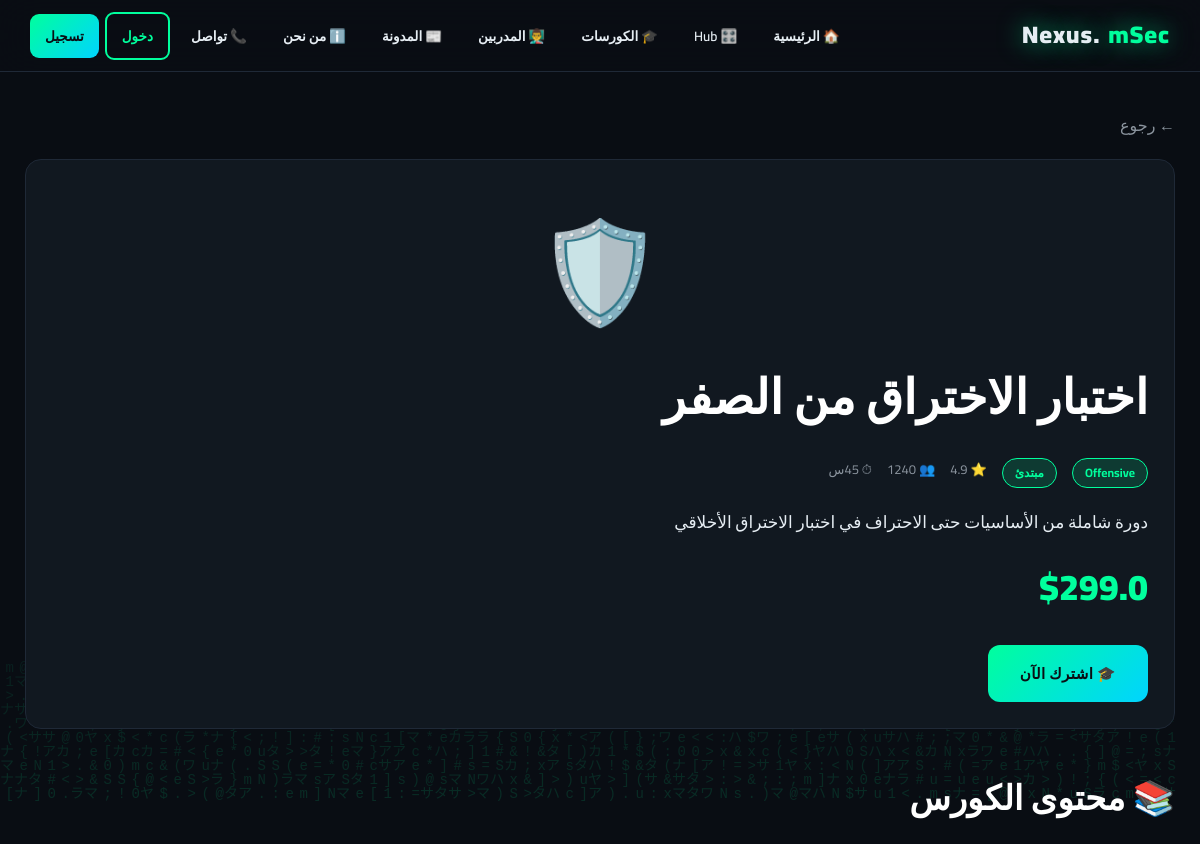
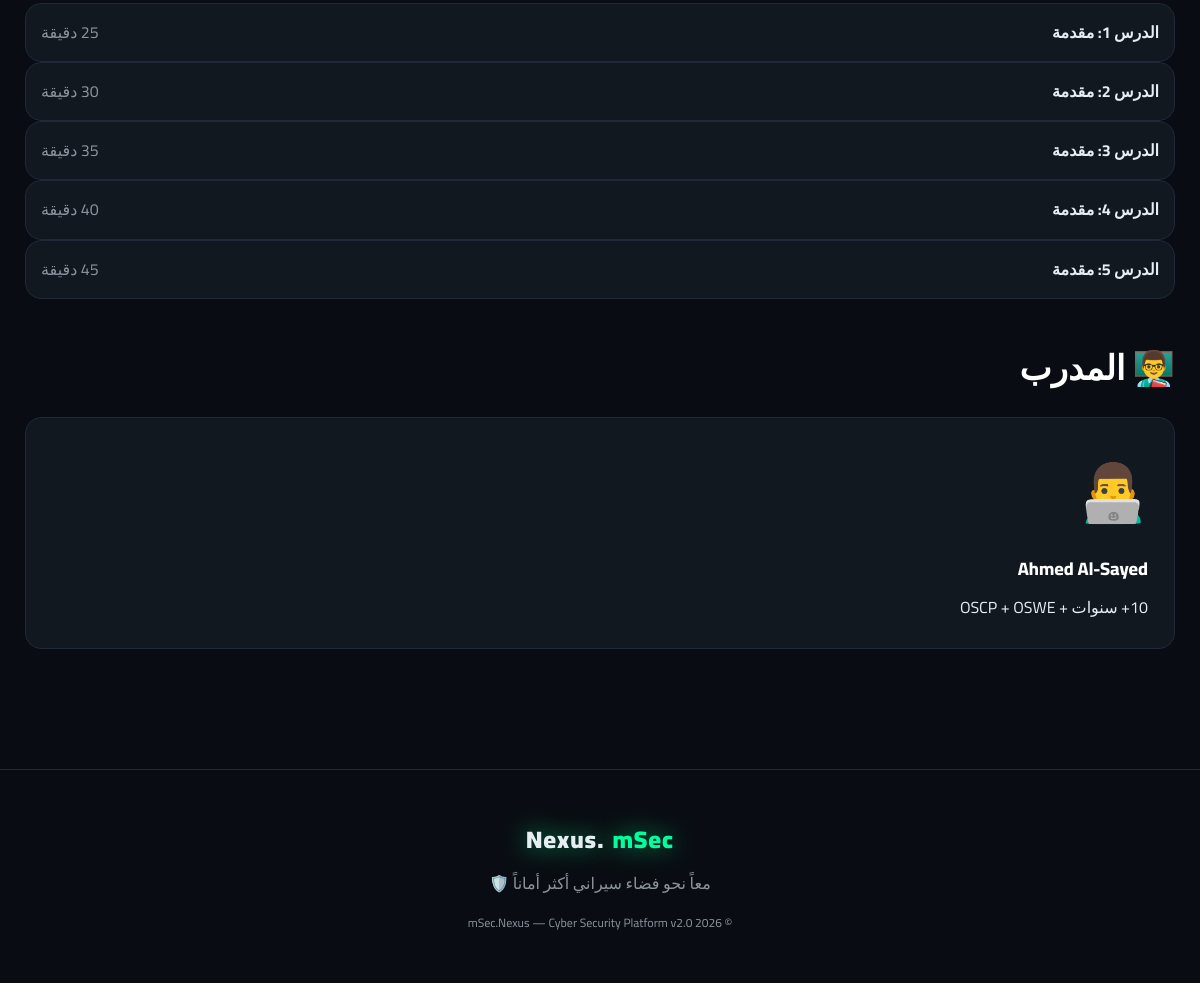
The page /course/1 on the database its author committed (2 pictures, top to bottom).
### tables this page shows
CREATE TABLE courses (id INTEGER PRIMARY KEY AUTOINCREMENT, title TEXT, slug TEXT, description TEXT, category TEXT, level TEXT, price REAL, hours INTEGER, instructor_id INTEGER, image TEXT, students INTEGER DEFAULT 0, rating REAL DEFAULT 4.5);

CREATE TABLE lessons (id INTEGER PRIMARY KEY AUTOINCREMENT, course_id INTEGER, title TEXT, duration TEXT, ord INTEGER, free INTEGER DEFAULT 0);

CREATE TABLE instructors (id INTEGER PRIMARY KEY AUTOINCREMENT, name TEXT, title TEXT, bio TEXT, avatar TEXT, expertise TEXT, courses INTEGER, rating REAL);

### app.py (the view)
@app.route('/course/<int:cid>')
def course_detail(cid):
    c = q(f"SELECT * FROM courses WHERE id={cid}")
    if not c: return "Not found", 404
    return render_template('course_detail.html', c=c[0],
        lessons=q(f"SELECT * FROM lessons WHERE course_id={cid} ORDER BY ord"),
        inst=q(f"SELECT * FROM instructors WHERE id={c[0][8]}")[0] or None)

### app.py (called while the page is built)
def db():
    if 'db' not in g: g.db = sqlite3.connect(DB)
    return g.db

def q(sql, params=None):
    c = db().cursor()
    if params: c.execute(sql, params)
    else: c.execute(sql)
    r = c.fetchall(); db().commit(); return r

@app.context_processor
def inject():
    notif_count = 0
    if 'user' in session:
        try: notif_count = q(f"SELECT COUNT(*) FROM notifications WHERE user='{session['user']}' AND read=0")[0][0]
        except: pass
    return dict(session=session, notif_count=notif_count, year=2026)

### templates/course_detail.html
{% extends 'base.html' %}{% block content %}
<a href="/courses" style="color:var(--muted);text-decoration:none">← رجوع</a>
<div class="card" style="margin-top:20px">
<div style="font-size:100px;text-align:center">{{ c[9] }}</div>
<h1>{{ c[1] }}</h1>
<div class="meta" style="margin:15px 0"><span class="badge">{{ c[4] }}</span><span class="badge">{{ c[5] }}</span><span>⭐ {{ c[11] }}</span><span>👥 {{ c[10] }}</span><span>⏱ {{ c[7] }}س</span></div>
<p style="font-size:17px;margin:20px 0">{{ c[3] }}</p>
<div class="price" style="font-size:36px">${{ c[6] }}</div>
<button style="margin-top:15px">🎓 اشترك الآن</button></div>
<h2 style="margin-top:40px">📚 محتوى الكورس</h2>
{% for l in lessons %}
<div class="card" style="padding:15px"><b>{{ l[2] }}</b> <span style="float:left;color:var(--muted)">{{ l[3] }}</span></div>
{% endfor %}
{% if inst %}
<h2 style="margin-top:40px">👨‍🏫 المدرب</h2>
<div class="card"><span class="icon">{{ inst[4] }}</span><h3>{{ inst[1] }}</h3><p>{{ inst[3] }}</p></div>
{% endif %}
{% endblock %}

### static/css/style.css (style rules this page uses)
* { margin:0;padding:0;box-sizing:border-box;font-family:'Cairo','Segoe UI',sans-serif }
:root { --bg:#0a0e14;--bg2:#0d1117;--card:#111820;--border:#1f2937;--neon:#00ff9d;--neon2:#00d4ff;--purple:#a371f7;--red:#ff3366;--text:#e6edf3;--muted:#8b949e }
html { scroll-behavior:smooth }
body { background:var(--bg);color:var(--text);min-height:100vh;overflow-x:hidden;line-height:1.7 }
h1,h2,h3,h4 { color:#fff;margin-bottom:20px;font-weight:800 }
h1 { font-size:clamp(28px,5vw,48px) }
h2 { font-size:clamp(22px,3.5vw,34px) }
.btn,button { background:linear-gradient(135deg,var(--neon),var(--neon2));color:#0a0e14;padding:14px 32px;border:none;border-radius:12px;font-size:15px;font-weight:800;cursor:pointer;transition:.3s;text-decoration:none;display:inline-block;letter-spacing:.4px;font-family:inherit }
.card { background:var(--card);border:1px solid var(--border);border-radius:16px;padding:26px;transition:.4s;position:relative;overflow:hidden }
.card::before { content:'';position:absolute;top:0;left:-100%;width:100%;height:2px;background:linear-gradient(90deg,transparent,var(--neon),transparent);transition:.6s }
.card .icon { font-size:56px;margin-bottom:15px;display:block }
.card h3 { color:#fff;margin-bottom:10px;font-size:18px }
.card .price { color:var(--neon);font-size:26px;font-weight:900;margin:12px 0 }
.card .meta { color:var(--muted);font-size:13px;display:flex;gap:15px;margin:10px 0;flex-wrap:wrap }
.badge { display:inline-block;padding:4px 12px;background:rgba(0,255,157,.15);border:1px solid var(--neon);border-radius:20px;font-size:12px;color:var(--neon);font-weight:700 }

### rows shown on the page
courses: image "🛡️", title "اختبار الاختراق من الصفر", category "Offensive", level "مبتدئ", rating "4.9", students "1240", hours "45", description "دورة شاملة من الأساسيات حتى الاحتراف في اختبار الاختراق الأخلاقي", price "299.0"
lessons: title "الدرس 1: مقدمة", duration "25 دقيقة"
lessons: title "الدرس 2: مقدمة", duration "30 دقيقة"
lessons: title "الدرس 3: مقدمة", duration "35 دقيقة"
lessons: title "الدرس 4: مقدمة", duration "40 دقيقة"
lessons: title "الدرس 5: مقدمة", duration "45 دقيقة"
instructors: avatar "👨‍💻", name "Ahmed Al-Sayed", bio "10+ سنوات + OSCP + OSWE"
